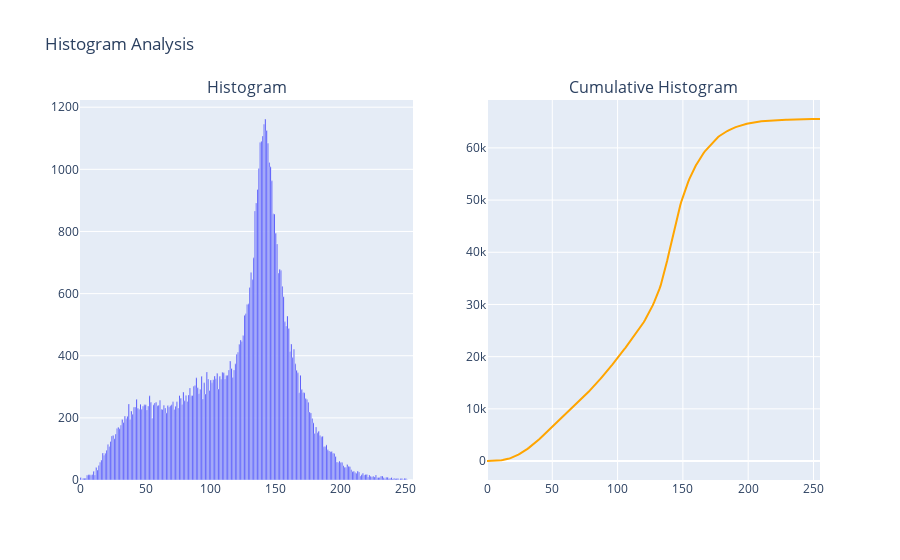

Notebook cell for this chart:
### Code cell
import numpy as np
import plotly.graph_objects as go
from plotly.subplots import make_subplots
import matplotlib.pyplot as plt
from skimage import io, color

img = io.imread(r"C:\Users\Arfan Shah\potato_data\multi\Train\Potato___healthy\00fc2ee5-729f-4757-8aeb-65c3355874f2___RS_HL 1864.JPG")

def rgb_to_gray(img):
    # Luminance formula: Y = 0.2126 R + 0.7152 G + 0.0722 B
    gray_image = np.dot(img[..., :3], [0.2126, 0.7152, 0.0722])
    return gray_image

img = rgb_to_gray(img)

# Calculate histogram
hist, bins = np.histogram(img.flatten(), bins=256, range=[0,256])

# Plot image using matplotlib
plt.imshow(img, cmap='gray')
plt.title('Original Image')
plt.show()

# Create histogram plot using Plotly
fig = make_subplots(rows=1, cols=2, subplot_titles=('Histogram', 'Cumulative Histogram'))

# Plot histogram
hist_trace = go.Bar(x=bins[:-1], y=hist, marker=dict(color='blue'))
fig.add_trace(hist_trace, row=1, col=1)

# Plot cumulative histogram
cumulative_hist = np.cumsum(hist)
cumulative_hist_trace = go.Scatter(x=bins[:-1], y=cumulative_hist, mode='lines', marker=dict(color='orange'))
fig.add_trace(cumulative_hist_trace, row=1, col=2)

# Update layout
fig.update_layout(title_text='Histogram Analysis', showlegend=False)

# Show interactive plot
fig.show()

### Figure 1 — Plotly figure (JSON) as saved in the notebook; plotly's stock layout.template omitted (floating-point values rounded to 4 significant figures; data arrays with more than 128 entries replaced by an {"elided": "..."} marker saying what was removed)
{"data": [{"marker": {"color": "blue"}, "type": "bar", "x": {"elided": "256 int values"}, "xaxis": "x", "y": {"elided": "256 int values"}, "yaxis": "y"}, {"marker": {"color": "orange"}, "mode": "lines", "type": "scatter", "x": {"elided": "256 int values"}, "xaxis": "x2", "y": {"elided": "256 int values"}, "yaxis": "y2"}], "layout": {"annotations": [{"font": {"size": 16}, "showarrow": false, "text": "Histogram", "x": 0.225, "xanchor": "center", "xref": "paper", "y": 1, "yanchor": "bottom", "yref": "paper"}, {"font": {"size": 16}, "showarrow": false, "text": "Cumulative Histogram", "x": 0.775, "xanchor": "center", "xref": "paper", "y": 1, "yanchor": "bottom", "yref": "paper"}], "autosize": true, "showlegend": false, "title": {"text": "Histogram Analysis"}, "xaxis": {"anchor": "y", "autorange": true, "domain": [0, 0.45], "range": [-0.5, 255.5], "type": "linear"}, "xaxis2": {"anchor": "y2", "autorange": true, "domain": [0.55, 1], "range": [0, 255], "type": "linear"}, "yaxis": {"anchor": "x", "autorange": true, "domain": [0, 1], "range": [0, 1223.0], "type": "linear"}, "yaxis2": {"anchor": "x2", "autorange": true, "domain": [0, 1], "range": [-3632.0, 69180.0], "type": "linear"}}}
